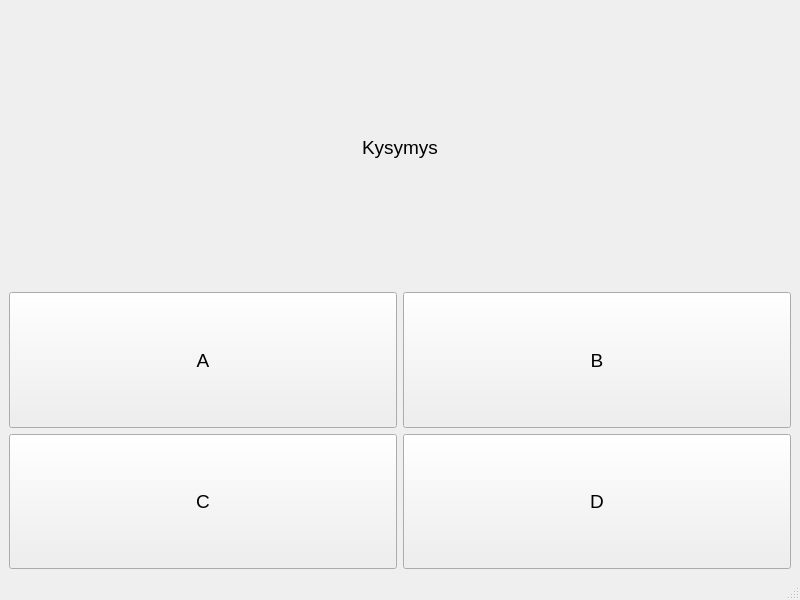
<?xml version="1.0" encoding="UTF-8"?>
<ui version="4.0">
 <class>MainWindow</class>
 <widget class="QMainWindow" name="MainWindow">
  <property name="geometry">
   <rect>
    <x>0</x>
    <y>0</y>
    <width>800</width>
    <height>600</height>
   </rect>
  </property>
  <property name="windowTitle">
   <string>MainWindow</string>
  </property>
  <widget class="QWidget" name="centralwidget">
   <layout class="QVBoxLayout" name="verticalLayout">
    <item>
     <layout class="QHBoxLayout" name="horizontalLayout">
      <item>
       <spacer name="horizontalSpacer_2">
        <property name="orientation">
         <enum>Qt::Horizontal</enum>
        </property>
        <property name="sizeHint" stdset="0">
         <size>
          <width>40</width>
          <height>20</height>
         </size>
        </property>
       </spacer>
      </item>
      <item>
       <widget class="QLabel" name="label">
        <property name="sizePolicy">
         <sizepolicy hsizetype="Preferred" vsizetype="MinimumExpanding">
          <horstretch>0</horstretch>
          <verstretch>0</verstretch>
         </sizepolicy>
        </property>
        <property name="font">
         <font>
          <pointsize>14</pointsize>
         </font>
        </property>
        <property name="text">
         <string>Kysymys</string>
        </property>
       </widget>
      </item>
      <item>
       <spacer name="horizontalSpacer">
        <property name="orientation">
         <enum>Qt::Horizontal</enum>
        </property>
        <property name="sizeHint" stdset="0">
         <size>
          <width>40</width>
          <height>20</height>
         </size>
        </property>
       </spacer>
      </item>
     </layout>
    </item>
    <item>
     <layout class="QGridLayout" name="gridLayout">
      <item row="0" column="0">
       <widget class="QPushButton" name="button1">
        <property name="sizePolicy">
         <sizepolicy hsizetype="Minimum" vsizetype="MinimumExpanding">
          <horstretch>0</horstretch>
          <verstretch>0</verstretch>
         </sizepolicy>
        </property>
        <property name="font">
         <font>
          <pointsize>14</pointsize>
         </font>
        </property>
        <property name="text">
         <string>A</string>
        </property>
       </widget>
      </item>
      <item row="0" column="1">
       <widget class="QPushButton" name="button2">
        <property name="sizePolicy">
         <sizepolicy hsizetype="Minimum" vsizetype="MinimumExpanding">
          <horstretch>0</horstretch>
          <verstretch>0</verstretch>
         </sizepolicy>
        </property>
        <property name="font">
         <font>
          <pointsize>14</pointsize>
         </font>
        </property>
        <property name="text">
         <string>B</string>
        </property>
       </widget>
      </item>
      <item row="1" column="0">
       <widget class="QPushButton" name="button3">
        <property name="sizePolicy">
         <sizepolicy hsizetype="Minimum" vsizetype="MinimumExpanding">
          <horstretch>0</horstretch>
          <verstretch>0</verstretch>
         </sizepolicy>
        </property>
        <property name="font">
         <font>
          <pointsize>14</pointsize>
         </font>
        </property>
        <property name="text">
         <string>C</string>
        </property>
       </widget>
      </item>
      <item row="1" column="1">
       <widget class="QPushButton" name="button4">
        <property name="sizePolicy">
         <sizepolicy hsizetype="Minimum" vsizetype="MinimumExpanding">
          <horstretch>0</horstretch>
          <verstretch>0</verstretch>
         </sizepolicy>
        </property>
        <property name="font">
         <font>
          <pointsize>14</pointsize>
         </font>
        </property>
        <property name="text">
         <string>D</string>
        </property>
       </widget>
      </item>
     </layout>
    </item>
   </layout>
  </widget>
  <widget class="QMenuBar" name="menubar">
   <property name="geometry">
    <rect>
     <x>0</x>
     <y>0</y>
     <width>800</width>
     <height>22</height>
    </rect>
   </property>
  </widget>
  <widget class="QStatusBar" name="statusbar"/>
 </widget>
 <resources/>
 <connections/>
</ui>
